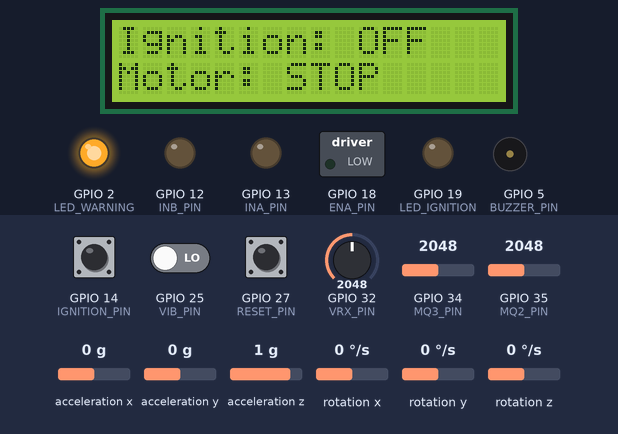
Simulated run of this sketch. Board: ESP32. On the bench: 16×2 character LCD, switched loads named in the sketch (green lamp = pin HIGH), output pins drawn as LEDs (lit = HIGH), buzzer (waves = sounding, pin HIGH). Inputs (shaded band) come from the test bench; at power-on: acceleration x 0 g, GPIO 14 (IGNITION_PIN) HIGH, GPIO 35 (MQ2_PIN) = 2048, GPIO 27 (RESET_PIN) HIGH, GPIO 34 (MQ3_PIN) = 2048, GPIO 25 (VIB_PIN) LOW, GPIO 32 (VRX_PIN) = 2048, acceleration y 0 g, acceleration z 1 g, rotation x 0 °/s, rotation y 0 °/s, rotation z 0 °/s. WiFi joins after 1.5 s; servers stay silent unless stated; web services answer with replies made up by the test bench; what the sketch prints to the serial monitor is not drawn.

Above: at 2.8 s.
2.9 s: acceleration x set to -1.4 g
5.7 s: GPIO 14 (IGNITION_PIN) pulled LOW for 0.35 s
At 6.88 s:
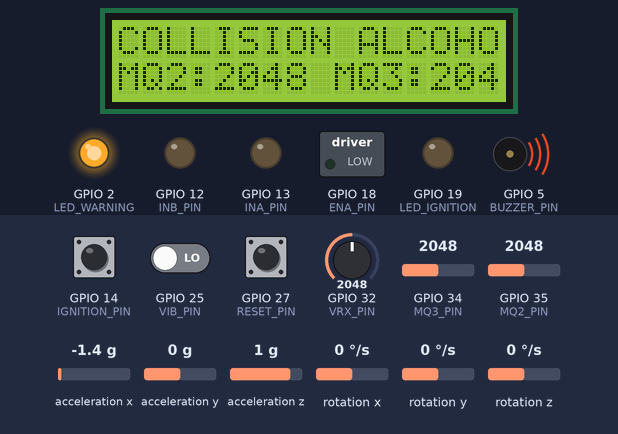
7.7 s: GPIO 35 (MQ2_PIN) set to 2340
At 9.2 s:
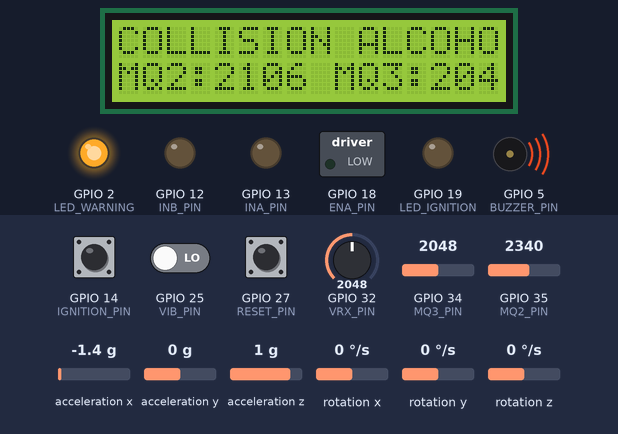
11.0 s: GPIO 27 (RESET_PIN) pulled LOW for 1 s
At 14.75 s:
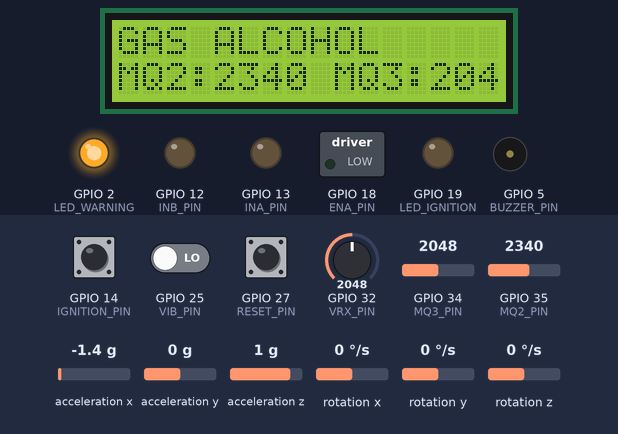
15.3 s: GPIO 34 (MQ3_PIN) set to 1660
At 16.5 s:
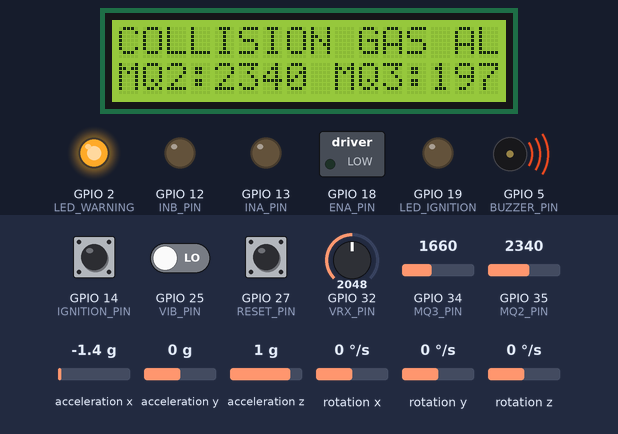
18.1 s: GPIO 27 (RESET_PIN) pulled LOW for 3.2 s
At 22.64 s:
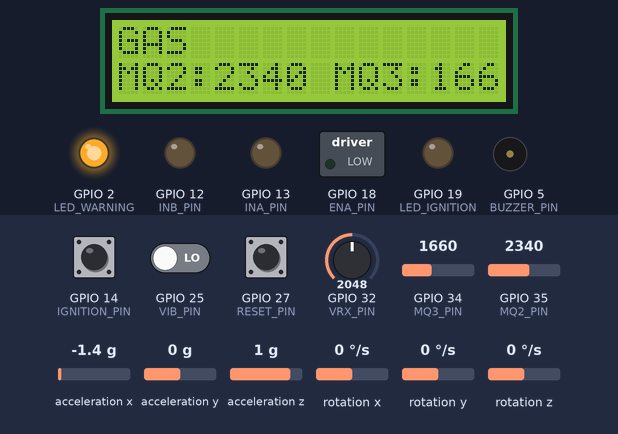
Timing chart, 0 to 24.2 s (numbered marks = the images above; inputs shaded):
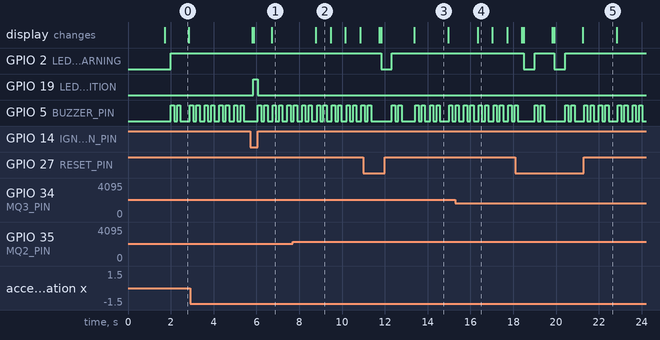

The sketch:

CarSOS_code.ino
```cpp
/*
Setup Instructions for ESP32

1. Select the correct board:
   - Go to Tools → Board → ESP32 → Select your ESP32 model.
2. If using ESP32 for the first time:
   - Open File → Preferences.
   - In "Additional Boards Manager URLs" paste this link:
     https://raw.githubusercontent.com/espressif/arduino-esp32/gh-pages/package_esp32_index.json
   - Press OK.
   - Then go to Tools → Board → Boards Manager, search for "esp32" and install it.
3. Required Libraries:
   - Go to Sketch → Include Library → Manage Libraries.
   - Install the following:
       i. LiquidCrystal_I2C (by Frank de Brabander)
      ii. MPU6050 (by Electronic Cats)
4. Select the correct port:
   - Tools → Port → Your Port (e.g., COM3, COM4).
   - To find the port number:
       - Press Win + R, type devmgmt.msc, and press Enter.
       - Check under "Ports (COM & LPT)" in Device Manager.
5. Uploading Code (important for some ESP32 boards):
   - If you see "Connecting..." error during upload:
       a) Press and hold the BOOT button on ESP32 while uploading.
       b) Release the BOOT button when "Connecting..." appears.
   - If it still doesn’t upload:
       a) Press and hold the BOOT button again while uploading.
       b) This time, press and release the RESET button once while still holding BOOT.
       c) Release BOOT when "Connecting..." appears.
6. Serial Monitor:
   - Make sure the baud rate is set to 115200,
     otherwise you’ll see text that looks like it’s from the 15th century
That’s it! You are ready to go.
Best of luck
— Abdullah Al Fahad
LinkedIn: https://www.linkedin.com/in/abdullahalfahadayon/
*/


#include <WiFi.h>
#include <HTTPClient.h>
#include <Wire.h>
#include <LiquidCrystal_I2C.h>
#include "MPU6050.h"

// --- Wi-Fi & Telegram ---
const char* ssid = "Place your WiFi ssid here";
const char* password = "Place your WiFi password here";
String botToken = "Place Your BOT token here";
String chatIDs[] = {"Place your telegram chatIDs here"};
int numChats = sizeof(chatIDs) / sizeof(chatIDs[0]);


// --- Motor & Joystick ---
#define VRX_PIN 32  // ADC1 pin for joystick X
#define ENA_PIN 18
#define INA_PIN 13
#define INB_PIN 12

int center = 1920;  //0     // calibrated
int deadzone = 300;      // prevent jitter
int maxAnalog = 4095;
bool ignitionOn = false;
bool lastIgnitionState = HIGH;

// --- Ignition & LEDs ---
#define IGNITION_PIN 14
#define LED_IGNITION 19
#define LED_WARNING 2
#define BUZZER_PIN 5
#define RESET_PIN 27

// --- Gas & Alcohol Sensors ---
#define MQ2_PIN 35
#define MQ3_PIN 34
#define GAS_THRESHOLD 2300
#define ALCOHOL_THRESHOLD 1700
bool gasDetected = false;
bool alcoholDetected = false;

// --- Moving average buffers ---
#define SENSOR_SAMPLES 5
int mq2Buffer[SENSOR_SAMPLES] = {0};
int mq3Buffer[SENSOR_SAMPLES] = {0};
int sensorIndex = 0;
int avgMQ2() { long sum=0; for(int i=0;i<SENSOR_SAMPLES;i++) sum+=mq2Buffer[i]; return sum/SENSOR_SAMPLES; }
int avgMQ3() { long sum=0; for(int i=0;i<SENSOR_SAMPLES;i++) sum+=mq3Buffer[i]; return sum/SENSOR_SAMPLES; }

// --- Telegram flags ---
bool gasSent=false, alcoholSent=false, collisionSent=false;
bool gasLocationSent=false, alcoholLocationSent=false, collisionLocationSent=false;

// --- MPU6050 ---
MPU6050 mpu;
bool collisionDetected=false;
#define COLLISION_X_THRESHOLD 0.85
#define COLLISION_Z_THRESHOLD 0.7
unsigned long collisionTime=0;
const unsigned long COLLISION_DEBOUNCE=200;
const int COLLISION_COUNT_LIMIT=3;
int collisionCounter=0;

// --- Vibration sensor ---
#define VIB_PIN 25   // updated
unsigned long vibLastTime = 0;
const unsigned long VIB_DEBOUNCE = 100; // ms
int vibCounter = 0;
bool vibDetected = false;

// --- Ignition debounce ---
unsigned long lastIgnitionPress=0;

// --- GPS ---
#define GPS_RX 16
#define GPS_TX 17
HardwareSerial gpsSerial(1);
String gpsLatitude = "";
String gpsLongitude = "";

// --- LCD ---
LiquidCrystal_I2C lcd(0x27,16,2);


// --- LCD Helper ---
void lcdPrintFixed(int col, int row, String text) {
  while (text.length() < 16) text += " "; // pad with spaces
  lcd.setCursor(col, row);
  lcd.print(text);
}

void setup() {
  Serial.begin(115200);
  gpsSerial.begin(9600, SERIAL_8N1, GPS_RX, GPS_TX); // GPS UART
  delay(100);

  // Connect WiFi
  WiFi.begin(ssid,password);
  Serial.print("Connecting to WiFi");
  unsigned long wifiStart=millis();
  while(WiFi.status()!=WL_CONNECTED){
    delay(300); Serial.print(".");
    if(millis()-wifiStart>15000){ Serial.println("\nWiFi connect timeout"); break; }
  }
  if(WiFi.status()==WL_CONNECTED){
    Serial.println("\nConnected to WiFi");
    Serial.print("IP: "); Serial.println(WiFi.localIP());
  }

  // Pins
  pinMode(VRX_PIN, INPUT);
  pinMode(ENA_PIN, OUTPUT); pinMode(INA_PIN, OUTPUT); pinMode(INB_PIN, OUTPUT);
  pinMode(IGNITION_PIN, INPUT_PULLUP);
  pinMode(LED_IGNITION, OUTPUT); pinMode(LED_WARNING, OUTPUT); pinMode(BUZZER_PIN, OUTPUT);
  pinMode(RESET_PIN, INPUT_PULLUP);
  pinMode(MQ2_PIN, INPUT); pinMode(MQ3_PIN, INPUT);
  pinMode(VIB_PIN, INPUT);

  // Initial motor & LEDs
  digitalWrite(INA_PIN, LOW); digitalWrite(INB_PIN, LOW); analogWrite(ENA_PIN,0);
  digitalWrite(LED_IGNITION, LOW); digitalWrite(LED_WARNING, LOW); digitalWrite(BUZZER_PIN, LOW);

  // LCD
  Wire.begin(21,22);
  lcd.init(); lcd.backlight();
  lcdPrintFixed(0,0,"Ignition: OFF");
  lcdPrintFixed(0,1,"Motor: STOP");


  // MPU6050
  mpu.initialize();
  if(mpu.testConnection()) Serial.println("MPU6050 ready");
  else Serial.println("MPU6050 connection failed");
}

// --- URL encode & Telegram ---
String urlEncode(const String &str){
  String encoded=""; char c;
  for(unsigned int i=0;i<str.length();i++){
    c=str[i];
    if((c>='0'&&c<='9')||(c>='A'&&c<='Z')||(c>='a'&&c<='z')||c=='-'||c=='_'||c=='.'||c=='~') encoded+=c;
    else if(c==' ') encoded+="%20";
    else{ char buf[4]; sprintf(buf,"%%%02X",(uint8_t)c); encoded+=buf; }
  }
  return encoded;
}

void sendTelegram(const String &message){
  if(WiFi.status()!=WL_CONNECTED){ Serial.println("WiFi not connected"); return; }
  HTTPClient http;

  for(int i=0; i<numChats; i++){
    String url="https://api.telegram.org/bot"+botToken+"/sendMessage?chat_id="+chatIDs[i]+"&text="+urlEncode(message);
    Serial.println("Sending Telegram to " + chatIDs[i] + ": " + message);
    http.begin(url);
    int httpResponse=http.GET();
    Serial.print("HTTP response: "); Serial.println(httpResponse);
    http.end();
  }
}

// Buzzer pattern
void alertBuzzer(){
  for(int i=0;i<2;i++){ digitalWrite(BUZZER_PIN,HIGH); delay(150); digitalWrite(BUZZER_PIN,LOW); delay(150); }
}

// --- Parse GPS NMEA for latitude and longitude ---
void parseGPS(String nmea){
  if(nmea.startsWith("$GPGGA")){
    int commaIndex[15]; int j=0;
    for(int i=0;i<nmea.length();i++){
      if(nmea[i]==','){
        commaIndex[j++]=i;
        if(j>=15) break;
      }
    }
    if(j>=6){
      String rawLat = nmea.substring(commaIndex[1]+1, commaIndex[2]);
      String rawLon = nmea.substring(commaIndex[3]+1, commaIndex[4]);

      // Convert from NMEA (DDMM.MMMM) → Decimal Degrees (DD.DDDDDD)
      gpsLatitude = String(convertToDecimal(rawLat), 6);
      gpsLongitude = String(convertToDecimal(rawLon), 6);
    }
  }
}

// --- Convert NMEA (DDMM.MMMM) to Decimal Degrees (DD.DDDDDD) ---
double convertToDecimal(String nmeaCoord) {
  if (nmeaCoord == "") return 0.0;
  double val = nmeaCoord.toDouble();
  int degrees = (int)(val / 100);
  double minutes = val - (degrees * 100);
  return degrees + (minutes / 60.0);
}


void loop() {
  // Reset button
  if(digitalRead(RESET_PIN)==LOW){
    gasDetected=false; alcoholDetected=false; collisionDetected=false;
    collisionCounter=0; ignitionOn=false;
    gasSent=false; alcoholSent=false; collisionSent=false;
    gasLocationSent=false; alcoholLocationSent=false; collisionLocationSent=false;
    lcd.clear();
    lcdPrintFixed(0,0,"Ignition: OFF");
    lcdPrintFixed(0,1,"Motor: STOP");
    digitalWrite(LED_WARNING, LOW); digitalWrite(BUZZER_PIN, LOW); digitalWrite(LED_IGNITION, LOW);
    Serial.println("System reset pressed. Alerts cleared.");
    delay(500);
  }

  // Ignition button
  bool ignitionBtn=digitalRead(IGNITION_PIN);
  if(ignitionBtn==LOW && lastIgnitionState==HIGH){
    ignitionOn=!ignitionOn;
    digitalWrite(LED_IGNITION, ignitionOn?HIGH:LOW);
    lcdPrintFixed(0,0,"Ignition: " + String(ignitionOn ? "ON" : "OFF"));
    lastIgnitionPress=millis();
    delay(200);
  }
  lastIgnitionState=ignitionBtn;
  if(millis()-lastIgnitionPress<200) return;

  // Sensors moving average
  mq2Buffer[sensorIndex] = analogRead(MQ2_PIN);
  mq3Buffer[sensorIndex] = analogRead(MQ3_PIN);
  sensorIndex = (sensorIndex + 1) % SENSOR_SAMPLES;
  int mq2Value = avgMQ2();
  int mq3Value = avgMQ3();
  if(mq2Value >= GAS_THRESHOLD) gasDetected=true;
  if(mq3Value >= ALCOHOL_THRESHOLD) alcoholDetected=true;

  // MPU6050
  int16_t ax,ay,az,gx,gy,gz;
  mpu.getMotion6(&ax,&ay,&az,&gx,&gy,&gz);
  float accelX=ax/16384.0, accelY=ay/16384.0, accelZ=az/16384.0;

  // Vibration sensor
  bool vib = digitalRead(VIB_PIN);
  if(vib){
    if(millis()-vibLastTime>VIB_DEBOUNCE){
      vibCounter++;
      vibLastTime = millis();
    }
  }
  if(vibCounter >= 3){
    collisionDetected = true;
    vibDetected = true;
    vibCounter = 0;
    Serial.println("Vibration alert triggered!");
  } else vibDetected = false;

  // Collision detection MPU6050
  if(abs(accelX)>COLLISION_X_THRESHOLD || accelZ<COLLISION_Z_THRESHOLD){
    collisionCounter++;
  } else collisionCounter=0;
  if(collisionCounter>=COLLISION_COUNT_LIMIT && millis()-collisionTime>COLLISION_DEBOUNCE){
    collisionDetected=true; collisionTime=millis();
    Serial.println("Collision latched (X="+String(accelX)+", Y="+String(accelY)+", Z="+String(accelZ)+")");
  }

  // --- Read GPS data ---
  while(gpsSerial.available()){
    String nmea = gpsSerial.readStringUntil('\n');
    parseGPS(nmea);
  }
    if (gpsLatitude.length() > 0 && gpsLongitude.length() > 0) {
    Serial.println("GPS LOCKED | Lat: " + gpsLatitude + " Lon: " + gpsLongitude);
  } else {
    Serial.println("GPS NOT LOCKED yet...");
  }


  // Alerts
  if(gasDetected || alcoholDetected || collisionDetected){
    ignitionOn=false;
    digitalWrite(LED_IGNITION, LOW); digitalWrite(LED_WARNING,HIGH); alertBuzzer();
    lcd.setCursor(0,0);
    String msg="";
    // Build a combined message and send alerts + locations for each active incident
    if(collisionDetected){
      msg += "COLLISION ";
      if(!collisionSent){ sendTelegram("ALERT: Collision detected!"); collisionSent=true; }
      if(collisionSent && !collisionLocationSent && gpsLatitude.length()>0 && gpsLongitude.length()>0){
        //sendTelegram("Location: Lat " + gpsLatitude + " Lon " + gpsLongitude);
        sendTelegram("Location: https://www.google.com/maps?q=" + gpsLatitude + "," + gpsLongitude);
        collisionLocationSent = true;
      }
    }
    if(gasDetected){
      msg += "GAS ";
      if(!gasSent){ sendTelegram("ALERT: Gas detected!"); gasSent=true; }
      if(gasSent && !gasLocationSent && gpsLatitude.length()>0 && gpsLongitude.length()>0){
        //sendTelegram("Location: Lat " + gpsLatitude + " Lon " + gpsLongitude);
        sendTelegram("Location: https://www.google.com/maps?q=" + gpsLatitude + "," + gpsLongitude);
        gasLocationSent = true;
      }
    }
    if(alcoholDetected){
      msg += "ALCOHOL ";
      if(!alcoholSent){ sendTelegram("ALERT: Alcohol detected!"); alcoholSent=true; }
      if(alcoholSent && !alcoholLocationSent && gpsLatitude.length()>0 && gpsLongitude.length()>0){
        //sendTelegram("Location: Lat " + gpsLatitude + " Lon " + gpsLongitude);
        sendTelegram("Location: https://www.google.com/maps?q=" + gpsLatitude + "," + gpsLongitude);
        alcoholLocationSent = true;
      }
    }
    // Print combined message on LCD (truncate to 16 chars if necessary)
    if(msg.length()==0) msg = "Incident";
    if(msg.length()>16) msg = msg.substring(0,16);
    lcdPrintFixed(0,0,msg);
    lcdPrintFixed(0,1,"MQ2:" + String(mq2Value) + " MQ3:" + String(mq3Value));

  } else {
    digitalWrite(BUZZER_PIN,LOW); digitalWrite(LED_WARNING,LOW);
  }

  // Motor control
  int joyX = analogRead(VRX_PIN);

  // Serial Monitor
  Serial.print("Joystick X: "); Serial.print(joyX);
  Serial.print(" | MQ2: "); Serial.print(mq2Value);
  Serial.print(" | MQ3: "); Serial.print(mq3Value);
  Serial.print(" | AccelX: "); Serial.print(accelX);
  Serial.print(" | AccelY: "); Serial.print(accelY);
  Serial.print(" | AccelZ: "); Serial.print(accelZ);
  Serial.print(" | Vibration: "); Serial.println(vibDetected ? "YES" : "NO");

  if(ignitionOn && !gasDetected && !alcoholDetected && !collisionDetected){
    int speed = 0;
    String motorState = "STOP";

    if(joyX < center - deadzone){
      digitalWrite(INA_PIN, LOW); digitalWrite(INB_PIN, HIGH);
      speed = map(center - joyX, 0, center, 0, 255); speed = constrain(speed,0,255);
      analogWrite(ENA_PIN, speed); motorState = "BACKWARD";
    } else if(joyX > center + deadzone){
      digitalWrite(INA_PIN, HIGH); digitalWrite(INB_PIN, LOW);
      speed = map(joyX - center, 0, maxAnalog - center, 0, 255); speed = constrain(speed,0,255);
      analogWrite(ENA_PIN, speed); motorState = "FORWARD";
    } else {
      digitalWrite(INA_PIN, LOW); digitalWrite(INB_PIN, LOW); analogWrite(ENA_PIN,0);
      motorState = "STOP";
    }
    lcdPrintFixed(0,1,"Motor: " + motorState);
  } else {
    digitalWrite(INA_PIN,LOW); digitalWrite(INB_PIN,LOW); analogWrite(ENA_PIN,0);
    if(!gasDetected && !alcoholDetected) lcdPrintFixed(0,1,"Motor: STOP");
  }

  delay(50);
}
```

Measured:
- after the input at 5.7 s, GPIO 19 (LED_IGNITION): LOW → HIGH after 0.15 s, → LOW 0.22 s later; the display: first differs from a run without the input after 0.17 s (image 1 shows a later state)
- after the input at 7.7 s, the display: changes after 1.1 s (image 2)
- after the input at 11.0 s, GPIO 2 (LED_WARNING): HIGH → LOW after 0.82 s, → HIGH 0.50 s later; the display: first differs from a run without the input after 0.82 s (image 3 shows a later state)
- after the input at 15.3 s, the display: changes after 1.0 s (image 4)
- after the input at 18.1 s, GPIO 2 (LED_WARNING): alternates HIGH for 0.92 s and LOW for 0.50 s, 4 changes in all, then stays HIGH, starting after 0.39 s; the display: first differs from a run without the input after 0.39 s (image 5 shows a later state)
- what the display in image 0 shows lasts 1.1 s, from 1.7 s to 2.8 s
- what the display in image 2 shows lasts 0.7 s, from 8.8 s to 9.5 s
